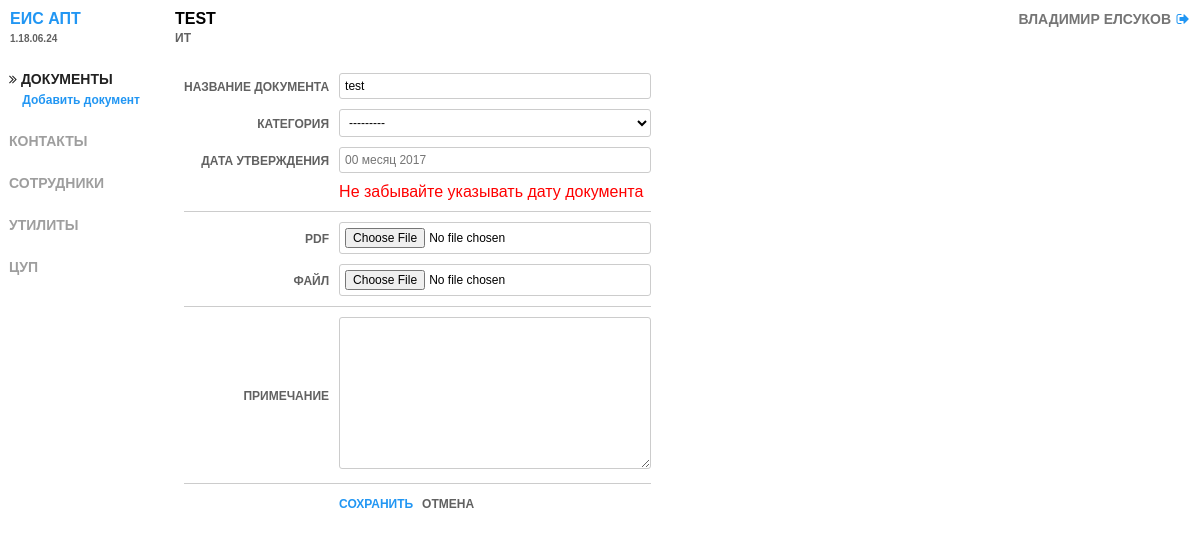
The page /documents/edit/12/ (signed in) on the database its author committed.
### documents/models.py (models this page shows, shortened)
class EIS_Document(models.Model):
	category    = models.CharField(max_length=100, choices=LIST_CATEGORIES)
	name        = models.CharField(max_length=200)
	date        = models.CharField(max_length=50, blank=True)
	file_pdf    = models.FileField(blank=True, upload_to=rename_upload_pdf)
	file        = models.FileField(blank=True, upload_to=rename_upload_file)
	note        = models.TextField(blank=True)
	update_user = models.CharField(max_length=200, default="Аноним")
	update_date = models.DateTimeField(null=True, blank=True)

### documents/views.py (the view)
# urls.py: url(r'^edit/(?P<pk>[0-9]+)/$', views.page_document_edit, name='page_document_edit'),
def page_document_edit(request, pk):
	EIS_info            = dict()
	EIS_info['name']    = EIS_NAME
	EIS_info['version'] = EIS_VERSION
	EIS_info['module']  = "Documents"
	if request.user.is_authenticated:
		document = get_object_or_404(EIS_Document, pk=pk)
		EIS_info['title'] = document.name
		EIS_info['subtitle'] = document.category
		EIS_info['user'] = "{0} {1}".format(request.user.first_name, request.user.last_name)
		if request.method == "POST":
			form = DocumentForm(request.POST, request.FILES, instance=document)
			if form.is_valid():
				document = form.save(commit=False)
				document.update_user = "{0} {1}".format(request.user.first_name, request.user.last_name)
				document.update_date = timezone.now()
				document.save()
				return redirect('page_document_view', pk)
		else:
			form = DocumentForm(instance=document)
			return render(request, 'document_new.html', {'EIS_info': EIS_info, 'form': form})
	else:
		return render(request, 'index_public.html', {'EIS_info': EIS_info})

### documents/forms.py
class DocumentForm(forms.ModelForm):
	class Meta:
		model = EIS_Document
		fields = ['category', 'name', 'date', 'file_pdf', 'file', 'note']
	def __init__(self, *args, **kwargs):
		super(DocumentForm, self).__init__(*args, **kwargs)
		self.fields['date'].widget = forms.TextInput(attrs={
			'placeholder': '00 месяц 2017'})

### documents/templates/document_new.html (shortened to what this page needs)
{% include "header.html" %}
<table width="100%">
    <tr>
        <td width="165px" valign="top">{% include "menu.html" %}</td>
        <td valign="top">
            <div class="content">
                <form method="POST" enctype="multipart/form-data">{% csrf_token %}
                    <table cellspacing="10px">
                        <tr>
                            <td align="right"><span class="field">Название документа</span></td>
                            <td>{{ form.name }}</td>
                        </tr>
                        <tr>
                            <td align="right"><span class="field">Категория</span></td>
                            <td>{{ form.category }}</td>
                        </tr>
                        <tr>
                            <td align="right"><span class="field">Дата утверждения</span></td>
                            <td>{{ form.date }}</td>
                        </tr>
                        <tr><td>&nbsp;</td><td><font color="red">Не забывайте указывать дату документа</font></td></tr>
                        <tr><td colspan="2"><hr></td></tr>
                        <tr>
                            <td align="right"><span class="field">PDF</span></td>
                            <td>{{ form.file_pdf }}</td>
                        </tr>
                        <tr>
                            <td align="right"><span class="field">Файл</span></td>
                            <td>{{ form.file }}</td>
                        </tr>
                        <tr><td colspan="2"><hr></td></tr>
                        <tr>
                            <td align="right"><span class="field">Примечание</span></td>
                            <td>{{ form.note }}</td>
                        </tr>
                        <tr><td colspan="2"><hr></td></tr>
                        <tr>
                            <td>&nbsp;</td>
                            <td>
                                <button type="submit" class="btn">Сохранить</button>&nbsp;
                                <a href="/documents/" class="cancel">Отмена</button></a>
                            </td>
                        </tr>
                    </table>
                </form>
            </div>
        </td>
    </tr>
</table>
{% include "end.html" %}

### EIS/templates/header.html (shortened to what this page needs)
<!DOCTYPE html>
<html lang="en">
<head>
    <link rel="stylesheet" href="https://cdnjs.cloudflare.com/ajax/libs/font-awesome/4.7.0/css/font-awesome.min.css">
    <link rel="stylesheet" type="text/css" href="/static/main.css">
<body>
<div class="header">
    <table width="100%" cellpadding="0px" cellspacing="0px" border="0px">
        <tr>
            <td width="165px"><a class="title" href="/">ЕИС {{ EIS_info.name }}</a></td>
            <td>{{ EIS_info.title }}</td>
            <td width="200" align="right"><span class="user">{{ EIS_info.user }}</span></td>
            <td width="24" align="center">
                {% if user.is_authenticated %}
                    <a href="/admin/logout/"><i class="fa fa-sign-out" aria-hidden="true"></i></a>
                {% else %}
                    <a href="/admin/login/?next=/"><i class="fa fa-sign-in" aria-hidden="true"></i></a>
                {% endif %}
            </td>
        </tr>
        <tr>
            <td valign="top"><span class="version">{{ EIS_info.version }}</span></td>
            <td><span class="subtitle">{{ EIS_info.subtitle }}</span></td>
        </tr>
    </table>
</div>

### EIS/static/main.css (style rules this page uses)
body { font-family: Arial, Helvetica, sans-serif; margin: 0; height: 100%; margin: 0 0 0 0; padding: 5px 5px 5px 5px; }
table { padding: 0px 0px 0px 0px; margin: 0px 0px 0px 0px; border: 1px; }
td, th { padding: 0px 0px 0px 0px; margin: 0px 0px 0px 0px; }
.header { text-transform: uppercase; font-size: 16px; font-weight: bold; padding: 5px 0px 15px 5px; }
.title { font-size: 16px; color: #2196f3; }
.subtitle { color: #616161; font-size: 12px; }
.user { font-size: 14px; text-transform: uppercase; color: #757575; }
.version { font-size: 10px; color: #616161; }
a { color: #2196f3; text-decoration: none; cursor: hover; font-weight: bold; font-size: 16px; }
a { color: #2196f3; text-decoration: none; cursor: hover; font-weight: bold; font-size: 14px; }
hr { border: none; color: #616161; background-color: #cccccc; height: 1px; margin: 0px 0px 0px 0px; padding: 0px 0px 0px 0px; }
.field { font-size: 12px; font-weight: bold; color: #616161; text-transform: uppercase; }
.cancel { text-transform: uppercase; color: #616161; font-size: 12px; }
.btn { text-transform: uppercase; font-weight: bold; color: #2196f3; font-size: 12px; cursor:hover; }
.btn { background:none!important; text-transform: underline; font-weight: bold; color: #2196f3; font-size: 12px; border:none; padding:0!important; cursor: pointer; }
input, textarea, select { padding: 5px 5px 5px 5px; font-size:12px; border: 1px solid #cccccc; border-radius: 3px; -webkit-border-radius: 3px; -moz-border-radius: 3px; -khtml-border-radius: 3px; background: #ffffff !important; outline: none; width: 300px; }
select { width: 312px; }

### rows shown on the page
EIS_Document: title "TEST", user "ВЛАДИМИР ЕЛСУКОВ", subtitle "ИТ", name "test", category "---------"

### other values the page prints
{{ EIS_info.name }} "АПТ"
{{ EIS_info.version }} "1.18.06.24"
